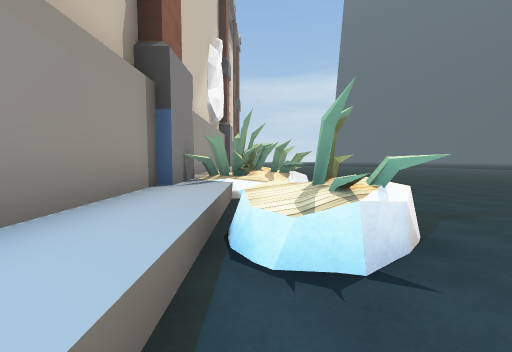
[1] (above)

13 first-person views from a walk through a 3-D level made in the Unity game engine. The camera is 1.5 m above the floor, tilts 4° down and sees 90° across. The floor is counted in squares, 2 m on a side. Each view is taken from the middle of a square. On the plan, view 1 faces up. The plan holds only what a view shows up to about 9 squares ahead; the rest is blank. The place goes on beyond the plan. Some surface patterns are stand-ins.

[2]
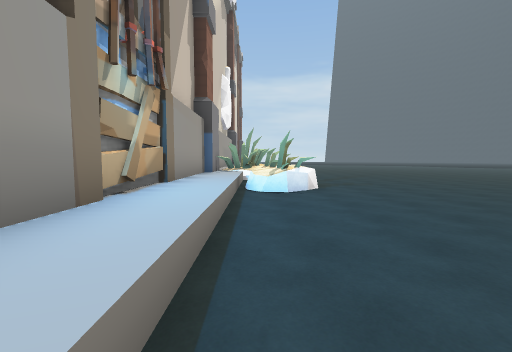

[3]
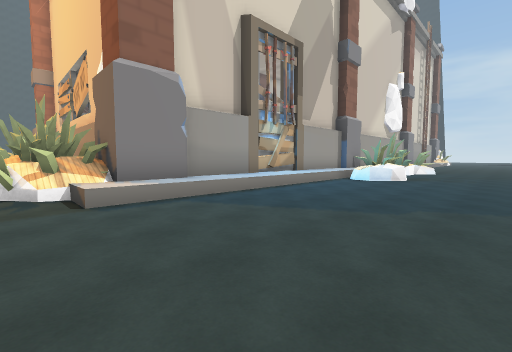

[4]
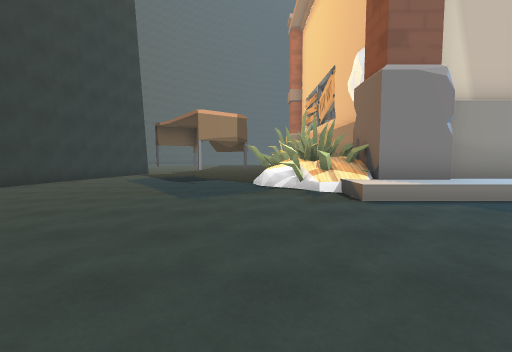

[5]
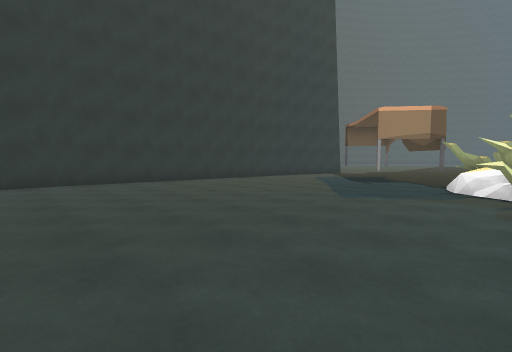

[6]
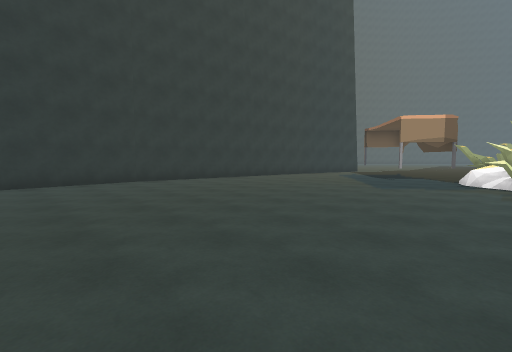

[7]
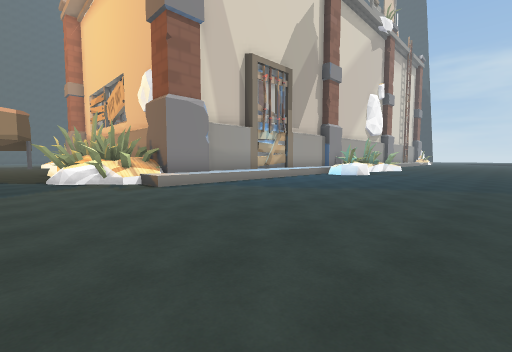

[8]
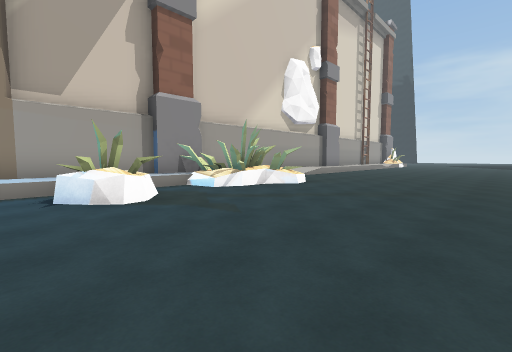

[9]
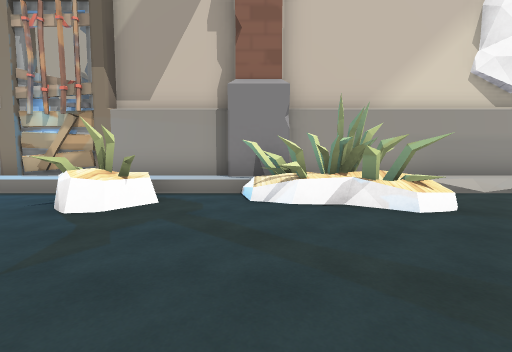

[10]
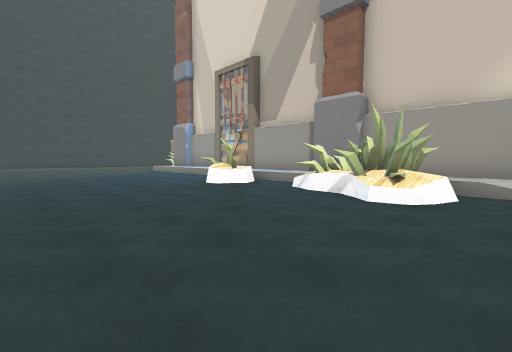

[11]
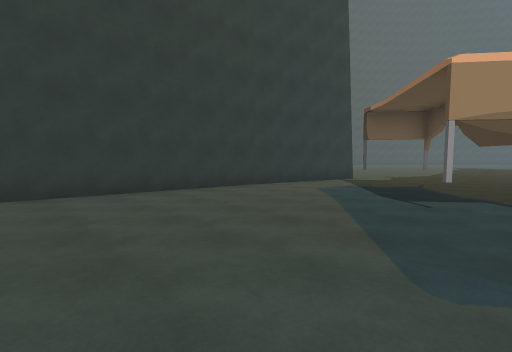

[12]
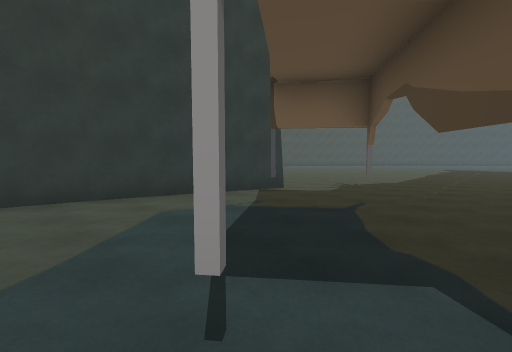

[13]
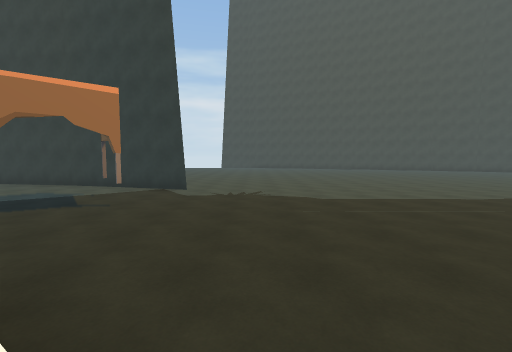

### Floor plan
Key: @ floor where view 1 was taken; # wall or solid block; . main floor; : floor 0.5 m higher than the main floor; / step, stairs or slope; = window, fence, low wall or low ledge; ^ raised ledge.
Columns run from 18 left of view 1 to 6 right of it. Each row starts with its distance up from view 1.
  9                 #:.......
  8                 #:^^.....
  7                 #:#^.....
  6                 ####.....
  5                 ##=......
  4                 #^.......
  3                 #^^^.....
  2                 #^^^.....
  1                 #^.......
  0                 #^@......
 -1                 #^.......
 -2                 #^.......
 -3                 #^.......
 -4                 #^.......
 -5                ##^.......
 -6         / ##  ##^^.......
 -7       ...=#######........
 -8       ........#=.........
 -9     .....................
-10     ...........#.........
-11    ........#.............
-12   ..........#............
-13  .........##.............
-14 ........... ####.........
-15 ...........     #########

Positions as (right, up) in squares from view 1, and headings:
1: (0, 0), facing up
2: (0, -4), facing up
3: (4, -7), facing up-left
4: (4, -8), facing left
5: (4, -7), facing down-left
6: (6, -7), facing down-left
7: (6, -9), facing up-left
8: (6, 1), facing up-left
9: (5, 5), facing left
10: (6, 9), facing down-left
11: (1, -9), facing down-left
12: (-3, -9), facing down-left
13: (-10, -6), facing down
